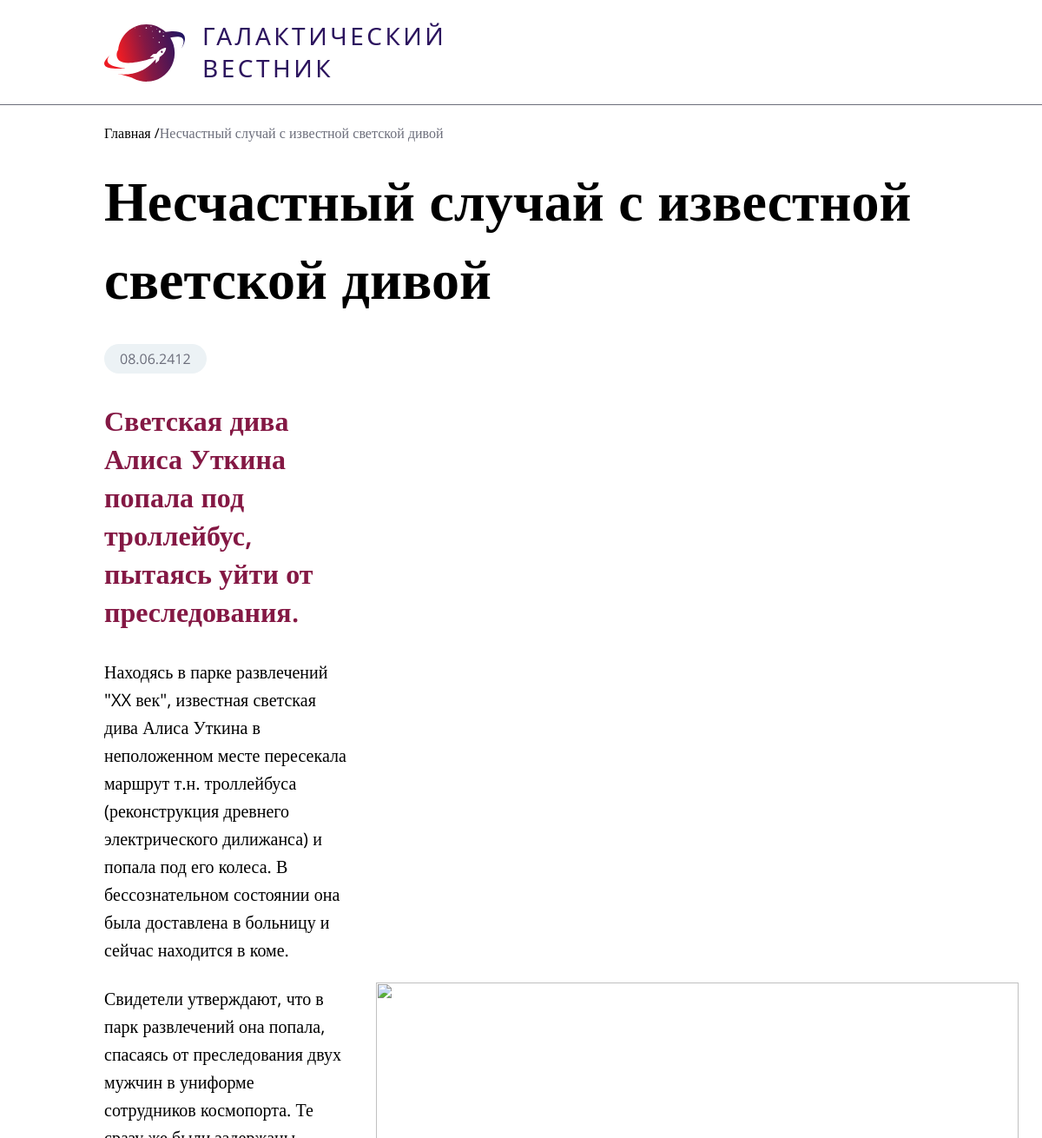
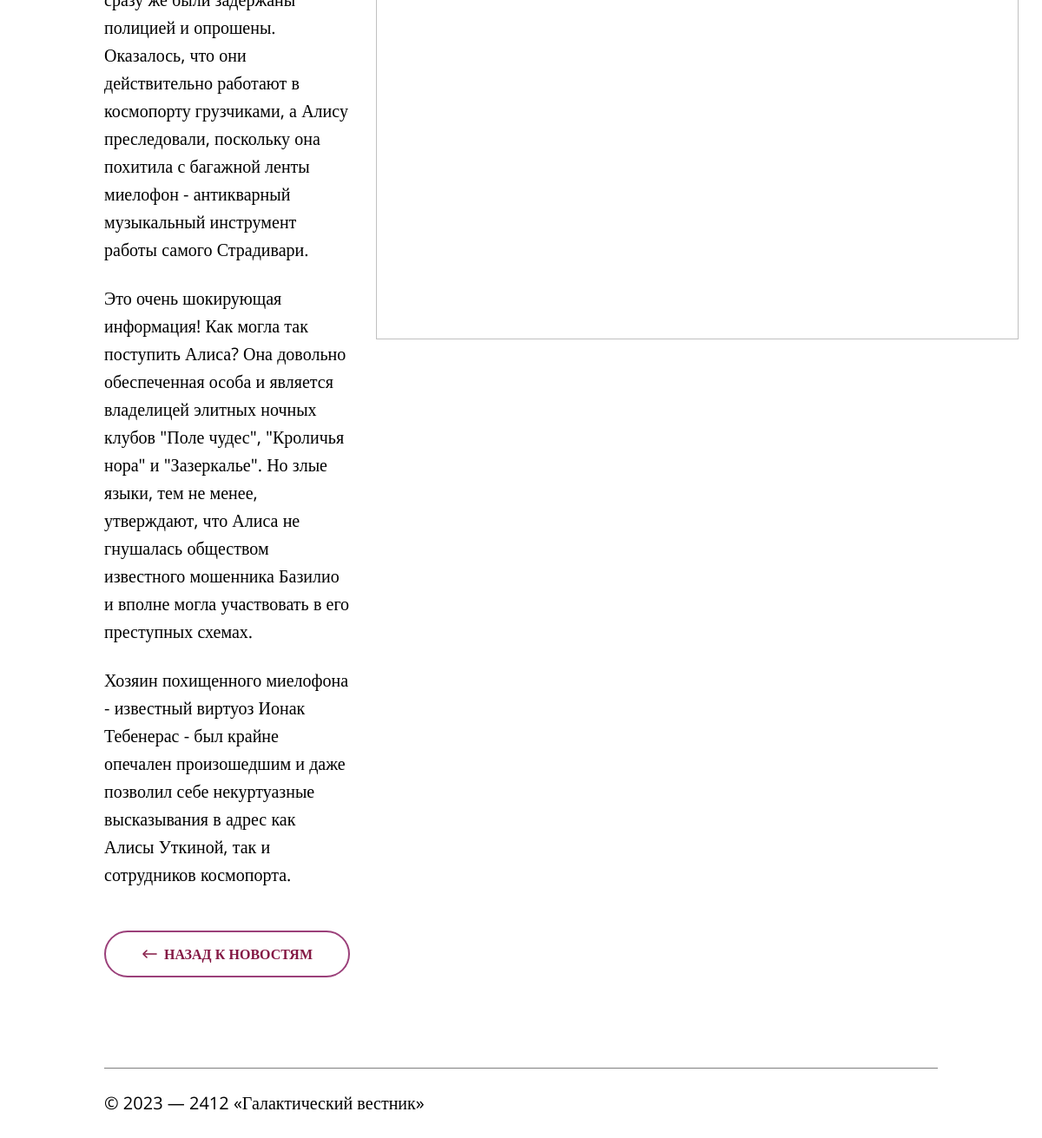
The app's page /news/15/ with its own data (2 pictures, top to bottom).
### tables this page shows
CREATE TABLE `news` (
  `id` int(11) unsigned NOT NULL AUTO_INCREMENT,
  `date` datetime NULL DEFAULT NULL,
  `title` varchar(250) NOT NULL DEFAULT '',
  `announce` text NULL DEFAULT NULL,
  `content` text NULL DEFAULT NULL,
  `image` varchar(250) NOT NULL DEFAULT '',
  PRIMARY KEY (`id`),
  KEY `id` (`id`),

  KEY `idx_news_date` (`date`));

### Controller/ControllerNews.php (called while the page is built, shortened)
<?php
class ControllerNews
{
    private $model;
    private $baseUrl;
    public function __construct()
    {
        $this->model = new \Model\ModelNews();
        $this->baseUrl = 'http://test.prokhorik/';
    }
    public function actionDetail($id)
    {
        $detailNews = $this->model->getItem((int)$id);
        $detailNews['image_url'] = $this->baseUrl . 'images/' . $detailNews['image'];
        $data = compact('detailNews', 'mainPageUrl');
        $this->renderView('Detail.php', $data);
    }
    private function renderView($view, $data)
    {
        extract($data);
        include_once "View/News/" . $view;
        include_once "View/Layout.php";
    }
}

### DB.php (called while the page is built)
<?php
class DB
{
    private static $instance = null;
    private $connection;
    private function __construct()
    {
        $host = 'localhost';
        $dbname = 'workspace__test';
        $username = 'root';
        $password = 'root';
        $port = 3306;
        try {
            $this->connection = new PDO("mysql:host=$host;dbname=$dbname;port=$port", $username, $password);
            $this->connection->setAttribute(PDO::ATTR_ERRMODE, PDO::ERRMODE_EXCEPTION);
        } catch (PDOException $exp) {
            echo "Error: {$exp->getMessage()}";
            exit;
        }
    }
    public static function getInstance()
    {
        if (self::$instance == null) {
            self::$instance = new DB();
        }
        return self::$instance;
    }
    public static function conn()
    {
        return self::getInstance()->getConnection();
    }
    private function getConnection()
    {
        return $this->connection;
    }
}

### Model/ModelNews.php (called while the page is built, shortened)
<?php
class ModelNews
{
    public function getItem($id)
    {
        $sql = "SELECT * FROM news WHERE id = :id";
        $sth = \DB::conn()->prepare($sql);
        $sth->bindParam(':id', $id, PDO::PARAM_INT);
        $sth->execute();
        return $sth->fetch();
    }
}

### View/News/Detail.php (the view, shortened to what this page needs)
<div class="bread_crumbs">
    <a class="bread_crumbs_start" href="/news/">Главная /</a>
    <a class="bread_crumbs_end"><?php echo $detailNews['title']; ?></a>
</div>
<div class="detail_block_title">
    <h1><?php echo $detailNews['title']; ?></h1>
</div>
<div class="detail_news_wrapper">
    <div class="detail_news">
        <div class="detail_date">
            <time><?php echo date('d.m.Y', strtotime($detailNews['date'])); ?></time>
        </div>
        <h1 class="detail_news_title"><?php echo $detailNews['announce']; ?></h1>
        <div class="detail_news_text"><?php echo $detailNews['content']; ?></div>
        <a href="/news/">
            <button class="btn detail_more_btn">
                Назад к новостям
            </button>
        </a>
    </div>
    <img class="detail_news_img" src="<?php echo $detailNews['image_url']; ?>">
</div>

### styles/index.css (style rules this page uses)
body, html { width: 100%; height: 100%; }
body { display: flex; flex-wrap: wrap; justify-content: center; }
time { background: #ECF2F5; border-radius: 20px; padding: 6px 18px; font-family: 'Open Sans'; font-style: normal; font-weight: 400; font-size: 16px; line-height: 22px; color: #6C6E7B; }
.btn_arrow { fill: #841844; }
.btn { border: 2px solid #841844; border-radius: 50px; background: #FFFFFF; color: #841844; font-family: 'Open Sans'; font-style: normal; font-weight: 600; font-size: 16px; line-height: 22px; text-transform: uppercase; white-space: nowrap; }

### styles/detail.css (style rules this page uses)
.bread_crumbs { width: 80%; height: 8%; display: flex; align-items: center; }
.detail_news_wrapper { width: 80%; margin-bottom: calc(100vh * 0.13); display: flex; align-items: center; }
.detail_news { width: 49%; display: flex; flex-wrap: wrap; }
.detail_date { border-radius: 20px; padding:6px 18px 6px 0px; margin-bottom: calc(100vh * 0.04); }
.detail_news_title { width: 100%; font-family: 'Open Sans'; font-style: normal; font-weight: 600; font-size: 32px; line-height: 44px; color: #841844; margin-bottom: calc(100vh * 0.04); }
.detail_news_text { width: 100%; font-family: 'Open Sans'; font-style: normal; font-weight: 400; font-size: 20px; line-height: 160%; color: #000000; margin-bottom: calc(100vh * 0.03); }
.detail_news_text p { margin-bottom: calc(100vh * 0.03); }
.detail_more_btn { padding: 16px 41px; width: 283px; height: 54px; border: 2px solid #9B407A; border-radius: 50px; display: flex; justify-content: center; align-items: center; }
.btn_arrow { margin-right: 7px; }
.detail_block_title { width: 80%; font-family: 'Open Sans'; font-style: normal; font-weight: 600; font-size: 64px; line-height: 140%; margin-bottom:calc(100vh * 0.04); }
.detail_news_img { width: 740px; height: 570px; margin-left: 30px; }
.bread_crumbs_start { font-family: 'Open Sans'; font-style: normal; font-weight: 400; font-size: 16px; line-height: 22px; color: #000000; }
.bread_crumbs_end { font-family: 'Open Sans'; font-style: normal; font-weight: 400; font-size: 16px; line-height: 22px; color: #6C6E7B; }

### records on screen
news: title "Несчастный случай с известной светской дивой", date "08.06.2412", announce "Светская дива Алиса Уткина попала под троллейбус, пытаясь уйти от преследования.", content "Находясь в парке развлечений \"XX век\", известная светская дива Алиса Уткина в неположенном месте пересекала маршрут т.н. троллейбуса (реконструкция древнего электрического дилижанса) и попала под его колеса. В бессознательном состоянии она была доставлена в больницу и сейчас находится в коме. Свидетели утверждают, что в парк развлечений она попала, спасаясь от преследования двух мужчин в униформе сотрудников космопорта. Те сразу же были задержаны полицией и опрошены. Оказалось, что они действительно работают в космопорту грузчиками, а Алису преследовали, поскольку она похитила с багажной ленты миелофон - антикварный музыкальный инструмент работы самого Страдивари. Это очень шокирующая…"
